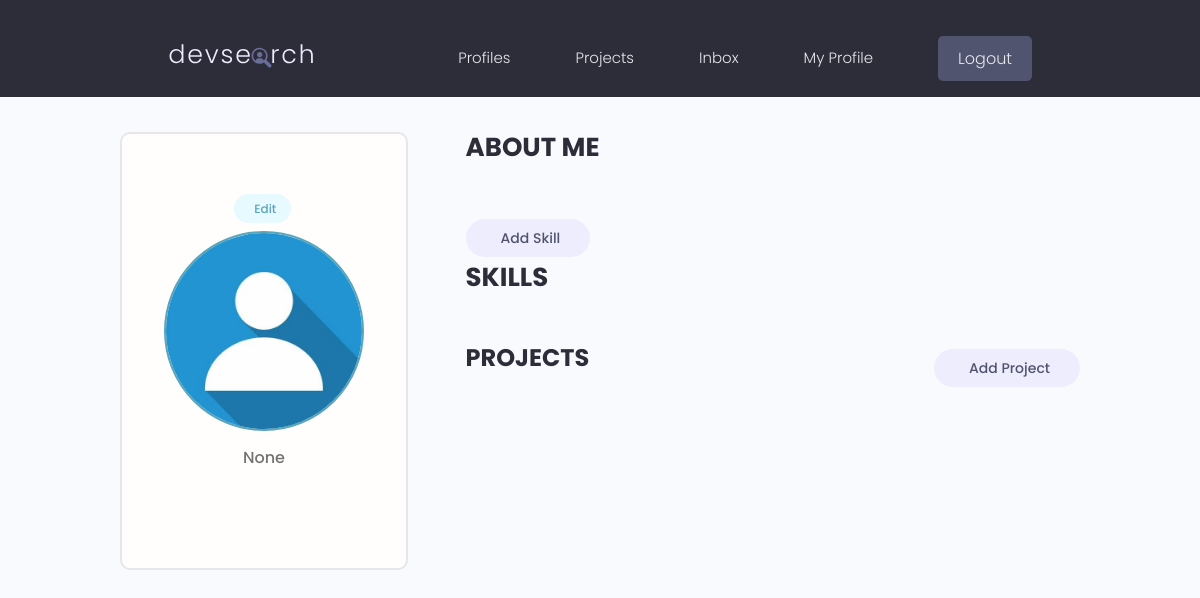
Page /ownprofile/ (signed in) on the earlier database version.
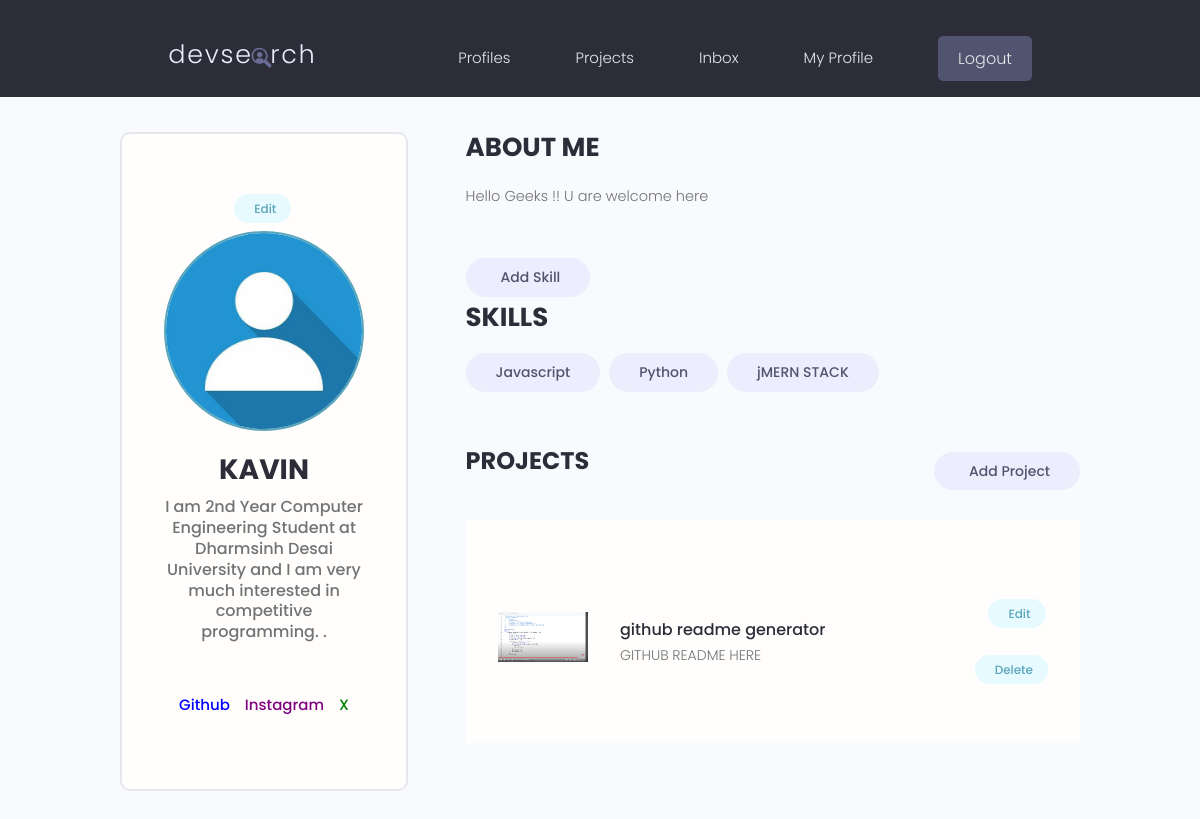
Same page on the later database version.
### userapp/models.py (models this page shows)
class profile(models.Model):
    user=models.OneToOneField(User,on_delete=models.CASCADE,null=True,blank=True)
    name=models.CharField(max_length=250,blank=True,null=True)
    username=models.CharField(max_length=250,blank=True,null=True)
    email=models.EmailField(max_length=500,blank=True,null=True)
    About=models.CharField(max_length=500,blank=True,null=True,default=" ")
    Bio=models.TextField(blank=True,null=True)
    X_link=models.CharField(null=True,blank=True,max_length=500)
    Instagram_link=models.CharField(null=True,blank=True,max_length=500)
    Profile_img=models.ImageField(null=True,blank=True,upload_to='Profiles/',default='Profiles/OIP.jpg')
    Github_link=models.CharField(null=True,blank=True,max_length=500)
    created=models.DateTimeField(auto_now_add=True)
    id=models.UUIDField(primary_key=True,editable=False,default=uuid.uuid4,unique=True)
    def __str__(self):
        return str(self.user)

class Skills(models.Model):
    id=models.UUIDField(default=uuid.uuid4,unique=True,primary_key=True,editable=False)
    created=models.DateTimeField(auto_now_add=True)
    owner=models.ForeignKey(profile,on_delete=models.CASCADE,null=True,blank=True)
    name=models.CharField(max_length=200,blank=True,null=True)
    def __str__(self):
        return str(self.name)

### projectapp/models.py (models this page shows, shortened)
class ManageProject(models.Model):
    title=models.CharField(max_length=200)
    description=models.TextField(null=True,blank=True)
    featured_img=models.ImageField(null=True, blank=True,default='images/default.jpg')
    demo_link=models.CharField(max_length=2500,blank=True,null=True)
    created=models.DateTimeField(auto_now_add=True)
    id=models.UUIDField(primary_key=True,editable=False,default=uuid.uuid4,unique=True)
    tag=models.ManyToManyField('Tag',blank=True)
    projectowner=models.ForeignKey(profile,on_delete=models.SET_NULL,null=True,blank=True)

### userapp/views.py (the view)
# urls.py: path('ownprofile/',views.ownprofile,name='ownprofile'),
@login_required(login_url='login')
def ownprofile(request):
    profile=request.user.profile
    skillset = profile.skills_set.all
    projectset = profile.manageproject_set.all
    context={'profile':profile,'skillset':skillset,'projectset':projectset}
    return render(request,'userapp/ownprofile.html',context)

### userapp/templates/userapp/ownprofile.html (shortened to what this page needs)
{% include 'navbar.html' %}
<main class="profile my-md">
  <div class="container">
    <div class="layout">
      <div class="column column--1of3">
        <div class="card text-center">
          <div class="card__body dev">
               <a class="tag tag--pill tag--main settings__btn" href="{% url 'editprofile' %}"> Edit</a>
            <img class="avatar avatar--xl" src="{{ profile.Profile_img.url }}" />
            <h2 class="dev__name">{{profile.name}}</h2>
            <p class="dev__title">{{profile.Bio}}</p>
            <ul class="dev__social">
              {% if profile.Github_link %}
              <li>
                <a title="Github" href="{{ profile.Github_link }}" target="_blank" style="color: blue; text-decoration: none;">Github</a>
              </li>
              {% endif %}
              {% if profile.Instagram_link %}
              <li>
                <a title="Instagram" href="{{profile.Instagram_link }}" target="_blank" style="color: purple; text-decoration: none;">Instagram</a>
              </li>
              {% endif %}
              {% if profile.X_link %}
              <li>
                <a title="X" href="{{profile.X_link }}" target="_blank" style="color: green; text-decoration: none;">X</a>
              </li>
              {% endif %}
            </ul>
          </div>
        </div>
      </div>
      <div class="column column--2of3">
        <div class="devInfo">
          <h3 class="devInfo__title">About Me</h3>
          <p class="devInfo__about">
            {{profile.About}}
          </p>
        </div>
        <div class="settings">
          <a class="tag tag--pill tag--sub settings__btn tag--lg" href="{% url 'skilladd' %}"> Add Skill</a>
          </div>
        <div class="devInfo">
          <h3 class="devInfo__title">Skills</h3>
          <div class="devInfo__skills">
            <div class="devInfo__otherSkills">
              {% for skillin  in skillset %}
              <span class="tag tag--pill tag--sub tag--lg">
                <small>{{skillin }}</small>
              </span>
              {% endfor %}
            </div>
          </div>
        </div>
         <div class="settings">
            <h3 class="settings__title">Projects</h3>
            <a class="tag tag--pill tag--sub settings__btn tag--lg" href="{%  url 'create-project' %}"> Add Project</a>
          </div>
          <table class="settings__table">
            {% for project in projectset %}
            <tr>
              <td class="settings__thumbnail">
                <a href="{% url 'projectd' project.id %}"><img src="{{ project.featured_img.url }}" alt="Project Thumbnail" /></a>
              </td>
              <td class="settings__tableInfo">
                <a href="{% url 'projectd' project.id %}">{{ project.title }}</a>
                <p>
                  {{project.description}}
                </p>
              </td>
              <td class="settings__tableActions">
                <a class="tag tag--pill tag--main settings__btn" href="{% url 'updateproject' project.id %}"> Edit</a>
                <a class="tag tag--pill tag--main settings__btn" href="{% url 'deleteproject' project.id %}">
                  Delete</a>
              </td>
            </tr>
{% endfor %}
          </table>
          </div>
        </div>
      </div>
</main>

Differences in the rows shown:
changed profile: name (not shown) → "KAVIN"; Bio "None" → "I am 2nd Year Computer Engineering Student at Dharmsinh Desai University and I am very much interested in competitive programming. ."; Github_link empty → "www.github.com" (drawn); Instagram_link empty → "www.instagram.com" (drawn); X_link empty → "www.twitter.com" (drawn); About (not shown) → "Hello Geeks !! U are welcome here"
now on this page (row edited): Skills: name "Javascript"
now on this page (row edited): Skills: name "Python"
added Skills: name "jMERN STACK"
now on this page (row edited): ManageProject: featured_img (picture), title "github readme generator", description "GITHUB README HERE"
Other differences:
text now shown: "Github Instagram X"
